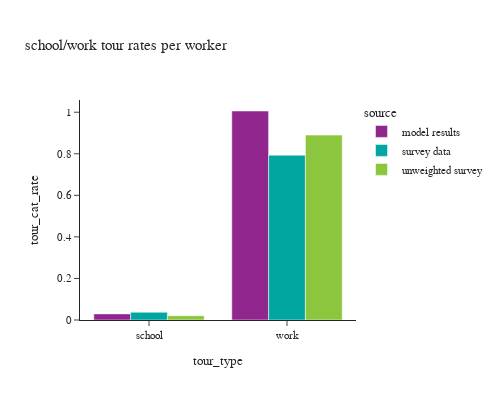
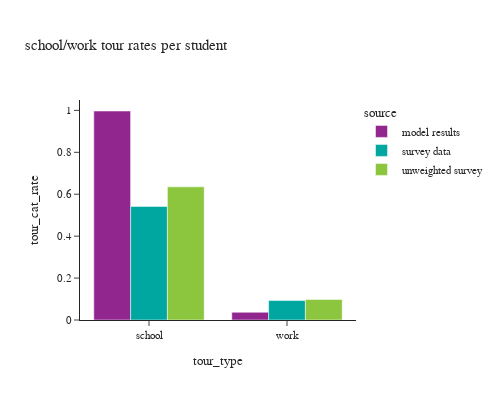

Notebook code cell kept with these figures, in order:
### Code cell
# worker tour rates
df_plot = w_tour_data.groupby(['source','tour_type'])[['tour_weight']].sum().reset_index(). \
    merge(df_worker_count, how='left', on='source')
df_plot['tour_cat_rate'] = df_plot['tour_weight']/df_plot['person_weight']

fig = px.bar(df_plot, x="tour_type", y="tour_cat_rate", color="source",barmode="group",
             title="school/work tour rates per worker")
fig.update_layout(height=400, width=500)
fig.show()

df_plot = s_tour_data.groupby(['source','tour_type'])[['tour_weight']].sum().reset_index(). \
    merge(df_student_count, how='left', on='source')
df_plot['tour_cat_rate'] = df_plot['tour_weight']/df_plot['person_weight']

fig = px.bar(df_plot, x="tour_type", y="tour_cat_rate", color="source",barmode="group",
             title="school/work tour rates per student")
fig.update_layout(height=400, width=500)
fig.show()

### Figure 1 — Plotly figure (JSON) as saved in the notebook; plotly's stock layout.template omitted (floating-point values rounded to 4 significant figures)
{"data": [{"alignmentgroup": "True", "hovertemplate": "source=model results<br>tour_type=%{x}<br>tour_cat_rate=%{y}<extra></extra>", "legendgroup": "model results", "marker": {"color": "#91268F", "pattern": {"shape": ""}}, "name": "model results", "offsetgroup": "model results", "orientation": "v", "showlegend": true, "textposition": "auto", "x": ["school", "work"], "xaxis": "x", "y": [0.02938, 1.006], "yaxis": "y", "type": "bar"}, {"alignmentgroup": "True", "hovertemplate": "source=survey data<br>tour_type=%{x}<br>tour_cat_rate=%{y}<extra></extra>", "legendgroup": "survey data", "marker": {"color": "#00A7A0", "pattern": {"shape": ""}}, "name": "survey data", "offsetgroup": "survey data", "orientation": "v", "showlegend": true, "textposition": "auto", "x": ["school", "work"], "xaxis": "x", "y": [0.03724, 0.7933], "yaxis": "y", "type": "bar"}, {"alignmentgroup": "True", "hovertemplate": "source=unweighted survey<br>tour_type=%{x}<br>tour_cat_rate=%{y}<extra></extra>", "legendgroup": "unweighted survey", "marker": {"color": "#8CC63E", "pattern": {"shape": ""}}, "name": "unweighted survey", "offsetgroup": "unweighted survey", "orientation": "v", "showlegend": true, "textposition": "auto", "x": ["school", "work"], "xaxis": "x", "y": [0.0206, 0.8898], "yaxis": "y", "type": "bar"}], "layout": {"xaxis": {"anchor": "y", "domain": [0.0, 1.0], "title": {"text": "tour_type"}}, "yaxis": {"anchor": "x", "domain": [0.0, 1.0], "title": {"text": "tour_cat_rate"}}, "legend": {"title": {"text": "source"}, "tracegroupgap": 0}, "title": {"text": "school/work tour rates per worker"}, "barmode": "group", "height": 400, "width": 500}}

### Figure 2 — Plotly figure (JSON) as saved in the notebook; plotly's stock layout.template omitted (floating-point values rounded to 4 significant figures)
{"data": [{"alignmentgroup": "True", "hovertemplate": "source=model results<br>tour_type=%{x}<br>tour_cat_rate=%{y}<extra></extra>", "legendgroup": "model results", "marker": {"color": "#91268F", "pattern": {"shape": ""}}, "name": "model results", "offsetgroup": "model results", "orientation": "v", "showlegend": true, "textposition": "auto", "x": ["school", "work"], "xaxis": "x", "y": [0.9971, 0.03685], "yaxis": "y", "type": "bar"}, {"alignmentgroup": "True", "hovertemplate": "source=survey data<br>tour_type=%{x}<br>tour_cat_rate=%{y}<extra></extra>", "legendgroup": "survey data", "marker": {"color": "#00A7A0", "pattern": {"shape": ""}}, "name": "survey data", "offsetgroup": "survey data", "orientation": "v", "showlegend": true, "textposition": "auto", "x": ["school", "work"], "xaxis": "x", "y": [0.5418, 0.09281], "yaxis": "y", "type": "bar"}, {"alignmentgroup": "True", "hovertemplate": "source=unweighted survey<br>tour_type=%{x}<br>tour_cat_rate=%{y}<extra></extra>", "legendgroup": "unweighted survey", "marker": {"color": "#8CC63E", "pattern": {"shape": ""}}, "name": "unweighted survey", "offsetgroup": "unweighted survey", "orientation": "v", "showlegend": true, "textposition": "auto", "x": ["school", "work"], "xaxis": "x", "y": [0.6352, 0.09772], "yaxis": "y", "type": "bar"}], "layout": {"xaxis": {"anchor": "y", "domain": [0.0, 1.0], "title": {"text": "tour_type"}}, "yaxis": {"anchor": "x", "domain": [0.0, 1.0], "title": {"text": "tour_cat_rate"}}, "legend": {"title": {"text": "source"}, "tracegroupgap": 0}, "title": {"text": "school/work tour rates per student"}, "barmode": "group", "height": 400, "width": 500}}
